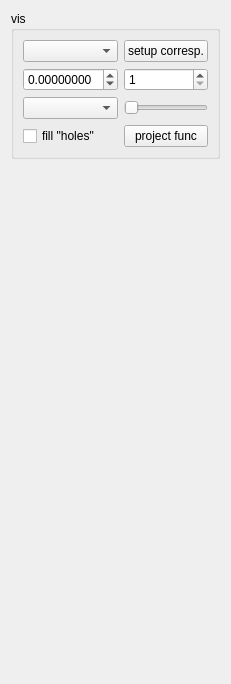
       <widget class="QWidget" name="SMetricTab">
        <property name="toolTip">
         <string>surface function</string>
        </property>
        <attribute name="title">
         <string>S. Metric</string>
        </attribute>
        <layout class="QGridLayout" name="gridLayout_20">
         <item row="0" column="0">
          <widget class="QGroupBox" name="surfFuncGroup">
           <property name="title">
            <string>vis</string>
           </property>
           <layout class="QGridLayout" name="gridLayout_19">
            <item row="5" column="0">
             <widget class="QComboBox" name="pruneSMetricCombo">
              <property name="sizePolicy">
               <sizepolicy hsizetype="MinimumExpanding" vsizetype="Fixed">
                <horstretch>0</horstretch>
                <verstretch>0</verstretch>
               </sizepolicy>
              </property>
             </widget>
            </item>
            <item row="6" column="1">
             <widget class="QPushButton" name="surfFuncProjectBtn">
              <property name="sizePolicy">
               <sizepolicy hsizetype="MinimumExpanding" vsizetype="Fixed">
                <horstretch>0</horstretch>
                <verstretch>0</verstretch>
               </sizepolicy>
              </property>
              <property name="text">
               <string>project func</string>
              </property>
             </widget>
            </item>
            <item row="2" column="0">
             <widget class="QComboBox" name="surfFuncCorrespSchemeCombo">
              <property name="sizePolicy">
               <sizepolicy hsizetype="MinimumExpanding" vsizetype="Fixed">
                <horstretch>0</horstretch>
                <verstretch>0</verstretch>
               </sizepolicy>
              </property>
              <property name="toolTip">
               <string>choose which scheme to use to compute correspondence between MC and orig. surf.</string>
              </property>
             </widget>
            </item>
            <item row="5" column="1">
             <widget class="QSlider" name="smoothSMetricSlider">
              <property name="maximum">
               <number>10000</number>
              </property>
              <property name="orientation">
               <enum>Qt::Horizontal</enum>
              </property>
             </widget>
            </item>
            <item row="6" column="0">
             <widget class="QCheckBox" name="diffuseSurfFunc">
              <property name="text">
               <string>fill &quot;holes&quot;</string>
              </property>
             </widget>
            </item>
            <item row="3" column="0">
             <widget class="QDoubleSpinBox" name="surfFuncRadiusEps">
              <property name="decimals">
               <number>8</number>
              </property>
              <property name="minimum">
               <double>-1.000000000000000</double>
              </property>
              <property name="maximum">
               <double>1.000000000000000</double>
              </property>
             </widget>
            </item>
            <item row="2" column="1">
             <widget class="QPushButton" name="surfFuncSetupCorrespBtn">
              <property name="text">
               <string>setup corresp.</string>
              </property>
             </widget>
            </item>
            <item row="3" column="1">
             <widget class="QSpinBox" name="surfFuncKNN">
              <property name="minimum">
               <number>1</number>
              </property>
             </widget>
            </item>
           </layout>
          </widget>
         </item>
         <item row="1" column="0">
          <spacer name="verticalSpacer_5">
           <property name="orientation">
            <enum>Qt::Vertical</enum>
           </property>
           <property name="sizeHint" stdset="0">
            <size>
             <width>20</width>
             <height>514</height>
            </size>
           </property>
          </spacer>
         </item>
        </layout>
       </widget>
